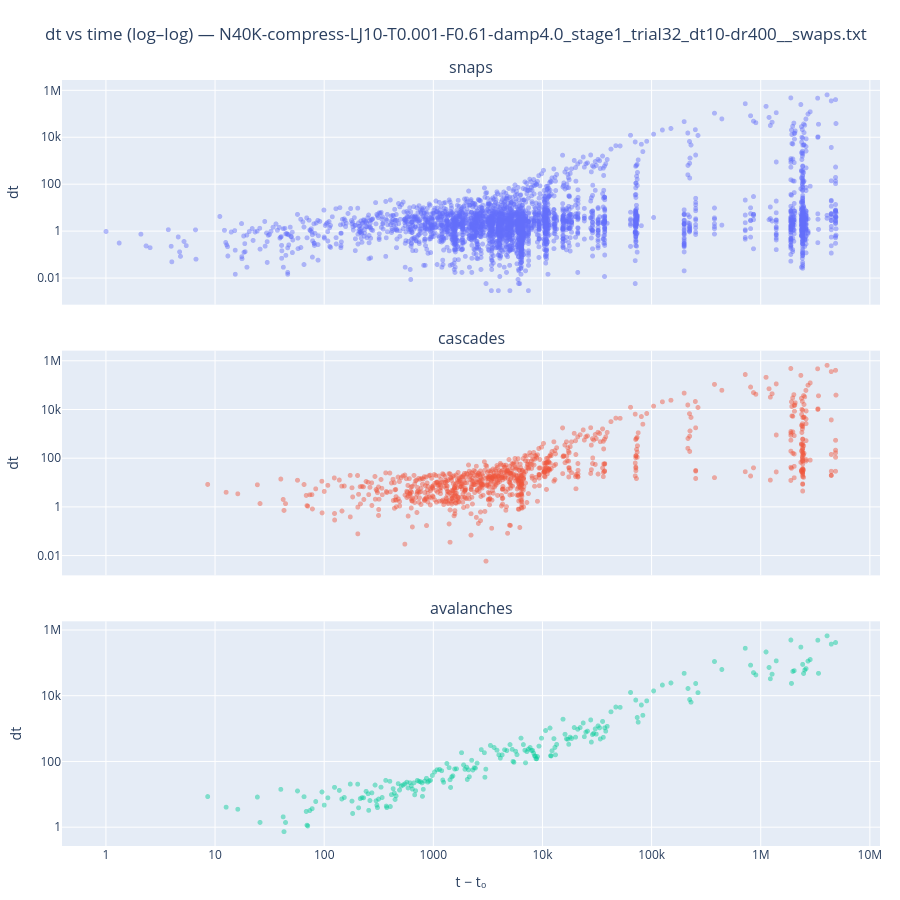

Notebook cell for this chart:
### Markdown cell above
## 2. Simulation hierarchies: `dt` vs time

Each catalog already has a `dt` column (`time.diff()` after time-sorting).
X is relative time `t − t₀` (first event at 0). Log–log; the first event
(`dt` NaN) and non-positive relative times are omitted.

### Code cell
def dt_vs_relative_time(
    frame: pd.DataFrame,
    *,
    t0: float | None = None,
    max_points: int | None = None,
) -> pd.DataFrame:
    """Return columns ``t`` (time − t₀) and ``dt`` for plotting.

    If ``t0`` is omitted, the first event time is used. Callers that want a
    mainshock at a small positive ``t`` (for log axes) should pass
    ``t0 = t_main - eps``.
    """

    series = frame.loc[:, ["time", "dt"]].dropna(subset=["time"]).copy()
    if t0 is None:
        t0 = float(series["time"].iloc[0]) if len(series) else 0.0
    series["t"] = series["time"] - float(t0)
    series = series.loc[(series["t"] > 0) & (series["dt"] > 0), ["t", "dt"]]
    if max_points is not None and len(series) > max_points:
        step = int(np.ceil(len(series) / max_points))
        series = series.iloc[::step]
    return series


def plot_dt_vs_time(
    frame: pd.DataFrame,
    title: str,
    *,
    t0: float | None = None,
    time_label: str = "t − t₀",
    dt_label: str = "dt",
    max_points: int | None = None,
    height: int = 420,
) -> go.Figure:
    series = dt_vs_relative_time(frame, t0=t0, max_points=max_points)
    fig = go.Figure(
        data=[
            go.Scattergl(
                x=series["t"],
                y=series["dt"],
                mode="markers",
                marker=dict(size=5, opacity=0.45),
                name=title,
            )
        ]
    )
    fig.update_layout(
        title=title,
        height=height,
        margin=dict(l=60, r=20, t=50, b=50),
        xaxis=dict(title=time_label, type="log"),
        yaxis=dict(title=dt_label, type="log"),
    )
    return fig


hierarchies = (
    ("snaps", bundle.snaps),
    ("cascades", bundle.cascades),
    ("avalanches", bundle.avalanches),
)

fig = make_subplots(
    rows=3,
    cols=1,
    shared_xaxes=True,
    vertical_spacing=0.06,
    subplot_titles=[name for name, _ in hierarchies],
)
for row, (name, frame) in enumerate(hierarchies, start=1):
    series = dt_vs_relative_time(frame)
    fig.add_trace(
        go.Scattergl(
            x=series["t"],
            y=series["dt"],
            mode="markers",
            marker=dict(size=5, opacity=0.45),
            name=name,
            showlegend=False,
        ),
        row=row,
        col=1,
    )
    fig.update_yaxes(title_text="dt", type="log", row=row, col=1)

fig.update_xaxes(title_text="t − t₀", type="log", row=3, col=1)
fig.update_xaxes(type="log", row=1, col=1)
fig.update_xaxes(type="log", row=2, col=1)
fig.update_layout(
    title_text=f"dt vs time (log–log) — {bundle.source.name}",
    height=900,
    margin=dict(l=60, r=20, t=80, b=50),
)
fig.show()

### Figure 1 — Plotly figure (JSON) as saved in the notebook; plotly's stock layout.template omitted (floating-point values rounded to 4 significant figures; data arrays with more than 128 entries replaced by an {"elided": "..."} marker saying what was removed)
{"data": [{"marker": {"opacity": 0.45, "size": 5}, "mode": "markers", "name": "snaps", "showlegend": false, "type": "scattergl", "x": {"elided": "3238 float values"}, "xaxis": "x", "y": {"elided": "3238 float values"}, "yaxis": "y"}, {"marker": {"opacity": 0.45, "size": 5}, "mode": "markers", "name": "cascades", "showlegend": false, "type": "scattergl", "x": {"elided": "891 float values"}, "xaxis": "x2", "y": {"elided": "891 float values"}, "yaxis": "y2"}, {"marker": {"opacity": 0.45, "size": 5}, "mode": "markers", "name": "avalanches", "showlegend": false, "type": "scattergl", "x": {"elided": "224 float values"}, "xaxis": "x3", "y": {"elided": "224 float values"}, "yaxis": "y3"}], "layout": {"annotations": [{"font": {"size": 16}, "showarrow": false, "text": "snaps", "x": 0.5, "xanchor": "center", "xref": "paper", "y": 1, "yanchor": "bottom", "yref": "paper"}, {"font": {"size": 16}, "showarrow": false, "text": "cascades", "x": 0.5, "xanchor": "center", "xref": "paper", "y": 0.6467, "yanchor": "bottom", "yref": "paper"}, {"font": {"size": 16}, "showarrow": false, "text": "avalanches", "x": 0.5, "xanchor": "center", "xref": "paper", "y": 0.2933, "yanchor": "bottom", "yref": "paper"}], "height": 900, "margin": {"b": 50, "l": 60, "r": 20, "t": 80}, "title": {"text": "dt vs time (log–log) — N40K-compress-LJ10-T0.001-F0.61-damp4.0_stage1_trial32_dt10-dr400__swaps.txt"}, "xaxis": {"anchor": "y", "domain": [0, 1], "matches": "x3", "showticklabels": false, "type": "log"}, "xaxis2": {"anchor": "y2", "domain": [0, 1], "matches": "x3", "showticklabels": false, "type": "log"}, "xaxis3": {"anchor": "y3", "domain": [0, 1], "title": {"text": "t − t₀"}, "type": "log"}, "yaxis": {"anchor": "x", "domain": [0.7067, 1], "title": {"text": "dt"}, "type": "log"}, "yaxis2": {"anchor": "x2", "domain": [0.3533, 0.6467], "title": {"text": "dt"}, "type": "log"}, "yaxis3": {"anchor": "x3", "domain": [0, 0.2933], "title": {"text": "dt"}, "type": "log"}}}
